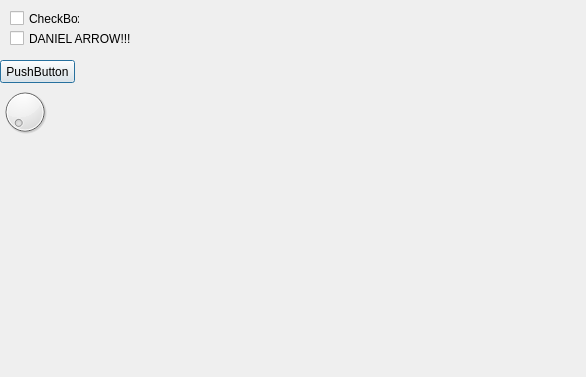
<?xml version="1.0" encoding="UTF-8"?>
<ui version="4.0">
 <class>TestDialog</class>
 <widget class="QDialog" name="TestDialog">
  <property name="geometry">
   <rect>
    <x>0</x>
    <y>0</y>
    <width>586</width>
    <height>377</height>
   </rect>
  </property>
  <property name="windowTitle">
   <string>TestDialog</string>
  </property>
  <widget class="QPushButton" name="pushButton">
   <property name="geometry">
    <rect>
     <x>0</x>
     <y>60</y>
     <width>75</width>
     <height>23</height>
    </rect>
   </property>
   <property name="text">
    <string>PushButton</string>
   </property>
  </widget>
  <widget class="QtPieMenu" name="qtPieMenu">
   <property name="geometry">
    <rect>
     <x>280</x>
     <y>20</y>
     <width>281</width>
     <height>341</height>
    </rect>
   </property>
   <property name="itemNumbers">
    <number>20</number>
   </property>
   <property name="selectionColor">
    <color>
     <red>144</red>
     <green>0</green>
     <blue>0</blue>
    </color>
   </property>
   <property name="selectionInnerColor">
    <color>
     <red>255</red>
     <green>255</green>
     <blue>255</blue>
    </color>
   </property>
   <property name="selectionOuterColor">
    <color>
     <red>0</red>
     <green>255</green>
     <blue>0</blue>
    </color>
   </property>
   <property name="ToggleSecondHand" stdset="0">
    <bool>true</bool>
   </property>
   <property name="colorSecondHand" stdset="0">
    <color>
     <red>45</red>
     <green>130</green>
     <blue>0</blue>
    </color>
   </property>
  </widget>
  <widget class="QCheckBox" name="checkBox">
   <property name="geometry">
    <rect>
     <x>10</x>
     <y>10</y>
     <width>70</width>
     <height>17</height>
    </rect>
   </property>
   <property name="text">
    <string>CheckBox</string>
   </property>
  </widget>
  <widget class="QDial" name="dial">
   <property name="geometry">
    <rect>
     <x>0</x>
     <y>80</y>
     <width>50</width>
     <height>64</height>
    </rect>
   </property>
   <property name="minimum">
    <number>1</number>
   </property>
   <property name="maximum">
    <number>20</number>
   </property>
   <property name="pageStep">
    <number>10</number>
   </property>
  </widget>
  <widget class="CustomClock" name="customClock">
   <property name="geometry">
    <rect>
     <x>20</x>
     <y>170</y>
     <width>161</width>
     <height>141</height>
    </rect>
   </property>
   <property name="ToggleSecondHand" stdset="0">
    <bool>true</bool>
   </property>
   <property name="colorMinuteHand">
    <color alpha="191">
     <red>255</red>
     <green>0</green>
     <blue>0</blue>
    </color>
   </property>
  </widget>
  <widget class="QCheckBox" name="checkBox_2">
   <property name="geometry">
    <rect>
     <x>10</x>
     <y>30</y>
     <width>121</width>
     <height>17</height>
    </rect>
   </property>
   <property name="text">
    <string>DANIEL ARROW!!!!!</string>
   </property>
  </widget>
 </widget>
 <layoutdefault spacing="6" margin="11"/>
 <customwidgets>
  <customwidget>
   <class>CustomClock</class>
   <extends>QWidget</extends>
   <header>CustomClock.h</header>
  </customwidget>
  <customwidget>
   <class>QtPieMenu</class>
   <extends>QWidget</extends>
   <header>QtPieMenu.h</header>
  </customwidget>
 </customwidgets>
 <resources/>
 <connections>
  <connection>
   <sender>pushButton</sender>
   <signal>clicked()</signal>
   <receiver>customClock</receiver>
   <slot>toggleSecondHand()</slot>
   <hints>
    <hint type="sourcelabel">
     <x>70</x>
     <y>66</y>
    </hint>
    <hint type="destinationlabel">
     <x>88</x>
     <y>178</y>
    </hint>
   </hints>
  </connection>
  <connection>
   <sender>checkBox_2</sender>
   <signal>clicked(bool)</signal>
   <receiver>qtPieMenu</receiver>
   <slot>setDanielArrow(bool)</slot>
   <hints>
    <hint type="sourcelabel">
     <x>57</x>
     <y>41</y>
    </hint>
    <hint type="destinationlabel">
     <x>310</x>
     <y>89</y>
    </hint>
   </hints>
  </connection>
  <connection>
   <sender>checkBox</sender>
   <signal>clicked(bool)</signal>
   <receiver>customClock</receiver>
   <slot>setSecondHand(bool)</slot>
   <hints>
    <hint type="sourcelabel">
     <x>72</x>
     <y>13</y>
    </hint>
    <hint type="destinationlabel">
     <x>121</x>
     <y>184</y>
    </hint>
   </hints>
  </connection>
  <connection>
   <sender>dial</sender>
   <signal>valueChanged(int)</signal>
   <receiver>qtPieMenu</receiver>
   <slot>setSelection(int)</slot>
   <hints>
    <hint type="sourcelabel">
     <x>39</x>
     <y>102</y>
    </hint>
    <hint type="destinationlabel">
     <x>307</x>
     <y>140</y>
    </hint>
   </hints>
  </connection>
 </connections>
</ui>
